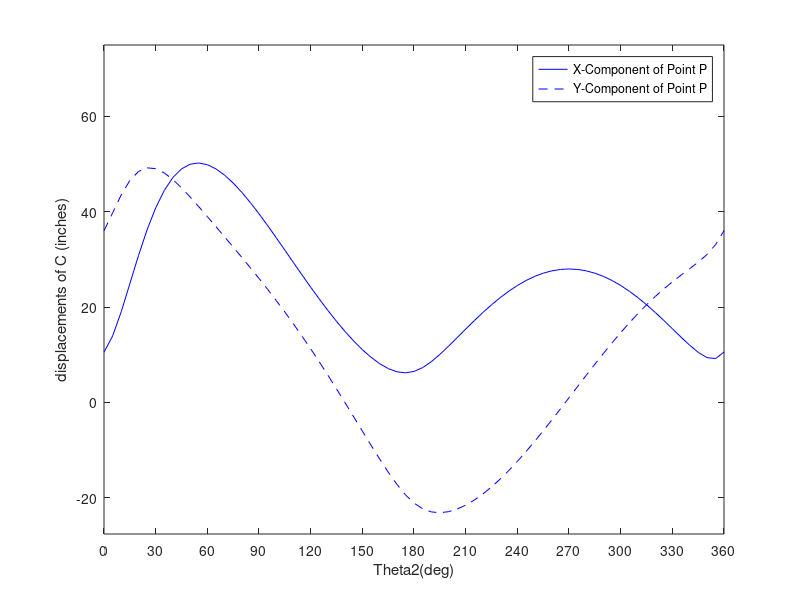
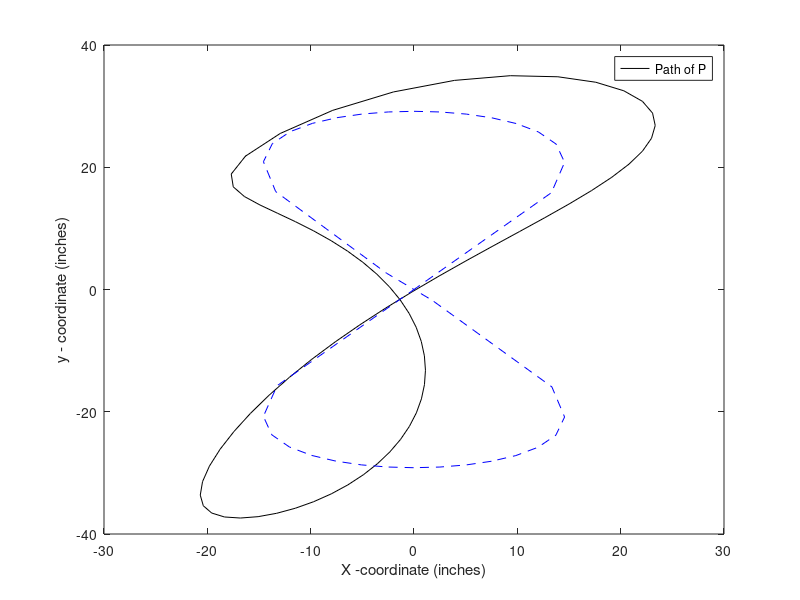

The MATLAB source for these figures, in order:
%% Project 1
% 4 bar mechanism that creates a figure-8 curve and error analysis
clear all;
close all;
%% Part I) Define the lengths of the links in cm and independent variables
r1=63.0; % ground link 
r2=27.0; % input link 
r3= 28.0; % coupler 
r4=63.0; % follower 

% Define the position of C with respect to point B
r5=r3;
r6=-r3;
theta21=0:0.0873:6.3705; %!!!!!! USE THIS FOR EXAMPLE 4.5 !!!!
omega2=36.15; %input angular velocity for teta2 rad/s
alpha2=0; %input angular acceleration for teta2 rad/s
%% Part II) Define the angular inputs (in rad or rad/s)
% type of mechanism
% l=1.0; s = 0.2; p = 0.4; q = 1.0;
% l+s = 1.2; p+q = 1.4;
% l+s < p+q --> Grashof crank-rocker mechanism.
%% Calculate non-dimensional ratios (section 4.3.3 of the textbook)
h1=r1/r2;
h2=r1/r3;
h3=r1/r4;
h4=(-r1^2-r2^2-r3^2+r4^2)/(2*r2*r3);
h5=(r1^2+r2^2-r3^2+r4^2)/(2*r2*r4);

% Calculate the position of C w.r.t. B in polar coordinates
rCB=sqrt(r5*r5+r6*r6);
betaC=atan(r6/r5);
%% Divide the crank rotation into 72 divisions; store in array theta21
for i=1:1:73
% Calculations (Section 4.3.3)
 a=-h1+(1+h2)*cos(theta21(i))+h4;
 b=-2*sin(theta21(i));
 c=h1-(1-h2)*cos(theta21(i))+h4;
 d=-h1+(1-h3)*cos(theta21(i))+h5;
 e=h1-(1+h3)*cos(theta21(i))+h5;
 
 % First loop (Eq 4.3-64 & 4.3-65)
 theta31(i)=2*atan((-b-(b^2-4*a*c)^.5)/(2*a));
 theta32(i)=2*atan((-b-(b^2-4*a*c)^.5)/(2*a));
 
 % Position of C with respect of B
 xC(i)=r2*cos(theta21(i))+rCB*cos(theta31(i)+betaC);
 yC(i)=r2*sin(theta21(i))+rCB*sin(theta31(i)+betaC);
 r=sqrt(850*cos(2.*(theta21)).*(sec(theta21)).^4);
 [y,x] = pol2cart(theta21,r);
end

% Week 6 Output
figure;
title('MEC411 Week 6 of Tutorial Winter 2020');
plot(rad2deg(theta21),xC,'b -',rad2deg(theta21),yC,'b --');
xlabel('Theta2(deg)'),ylabel('displacements of C (inches)');
xticks([0 30 60 90 120 150 180 210 240 270 300 330 360])
h=legend('X-Component of Point P', 'Y-Component of Point P');
axis([0 360 round(min(min(xC),min(yC)))*1.2 round(max(max(xC),max(yC)))*1.5]);
figure;
title('MEC411 Week 6 of Tutorial Winter 2020');
plot(xC - 26.9,yC -14.25,'k-',x,y,'b--')
h=legend('Path of P');
xlabel('X -coordinate (inches)'),ylabel('y - coordinate (inches)');